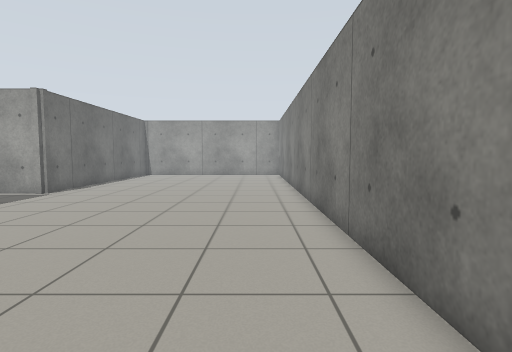
View 1 (above)

16 first-person views from a walk through a world built for the Gazebo simulator. The camera is 0.94 m above the floor, tilts 4° down and sees 80° across. The floor is counted in squares, 0.5 m on a side. Each view is taken from the middle of a square. On the plan, view 1 faces up. The plan holds only what a view shows up to about 16 squares ahead; the rest is blank. The place goes on beyond the plan.

View 2
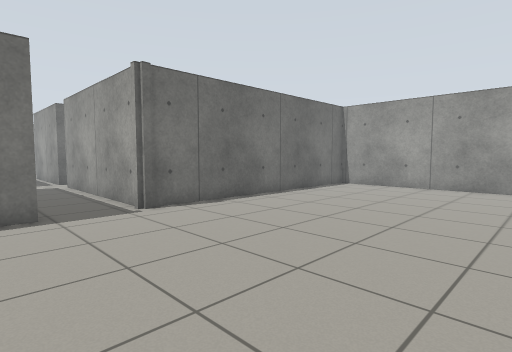

View 3
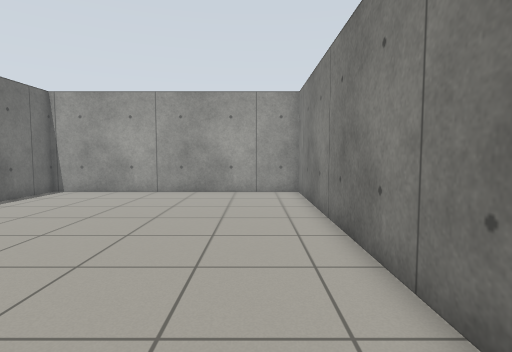

View 4
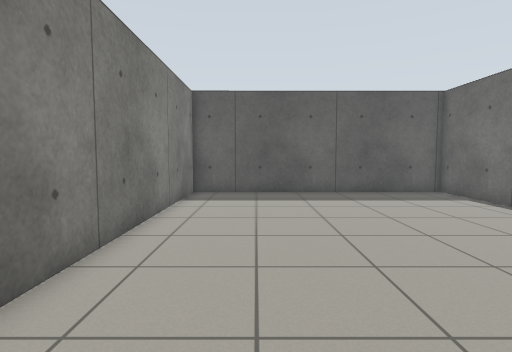

View 5
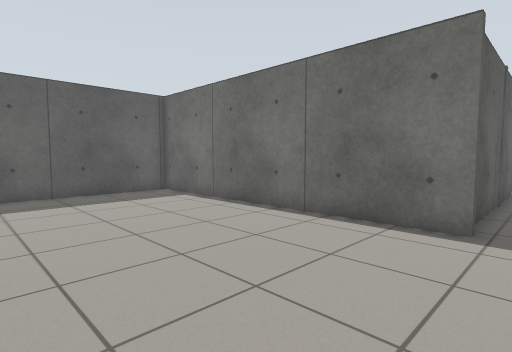

View 6
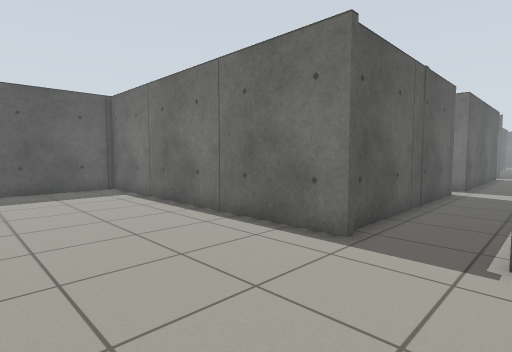

View 7
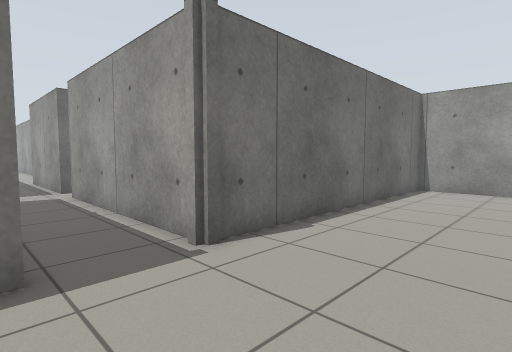

View 8
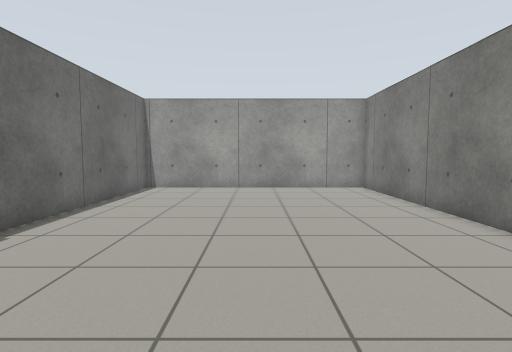

View 9
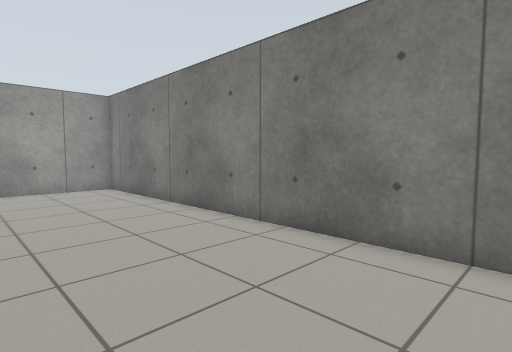

View 10
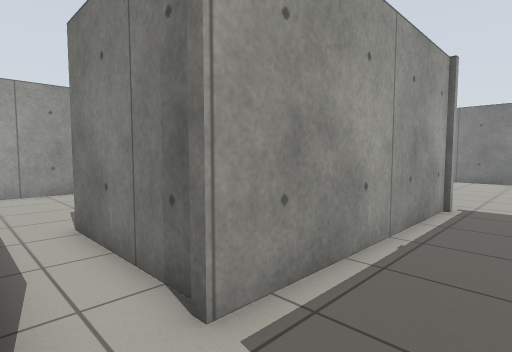

View 11
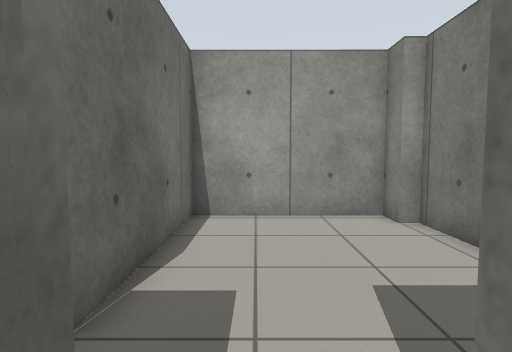

View 12
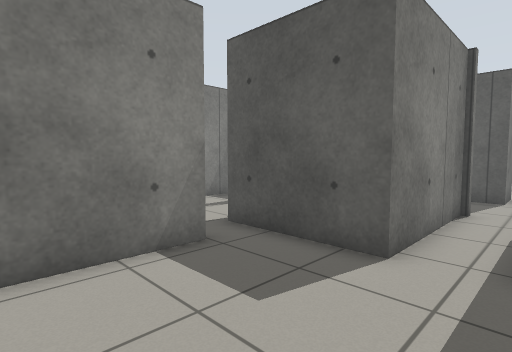

View 13
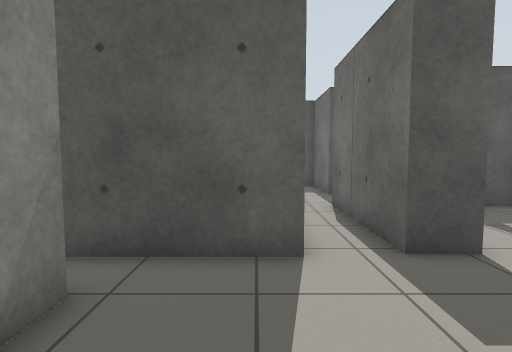

View 14
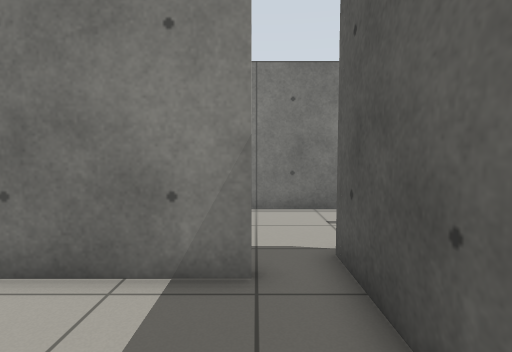

View 15
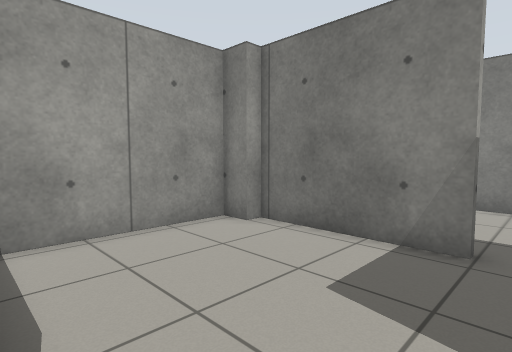

View 16
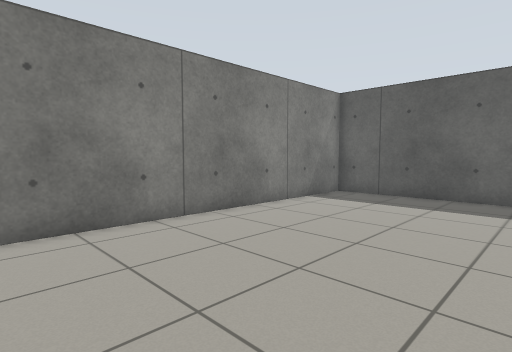

### Floor plan
Points are (right, up) in squares from view 1. A wall is a line through its corners. A room is listed if a view was taken in it or the views show most of it. See-through windows are left out.
Room 1 (views 1, 2, 3, 4, 5, 6, 7, 8, 9, 10, 16)
walls: (-10.1, 14.5) (-10.6, 14.5); (-10.3, 11.7) (-10.3, -2.2) (2.2, -2.2) (2.2, 28.3) (-10.3, 28.3) (-10.3, 15); (-10.5, 14.7) (-19.9, 14.7); (-20.6, 11.4) (-10.9, 11.5); (-21.9, 14.7) (-24.1, 14.7); (-23.5, 11.6) (-22.4, 11.6)
ways out: opening at (-21, 14) to room 2
Room 2 (views 11, 12, 13, 14, 15)
walls: (-16.5, 22) (-16.5, 27.3) (-17.1, 27.3) (-17.1, 28.3) (-23, 28.4) (-23, 22.1); (-23.4, 20.3) (-21.8, 20.3) (-21.9, 14.7); (-19.9, 14.7) (-19.9, 20.5) (-15.4, 20.5)
ways out: opening at (-21, 14) to room 1; opening at (-23, 21.5); gap at (-16, 22)

Positions as (right, up) in squares from view 1, and headings:
1: (0, 0), facing up
2: (0, 10), facing up-left
3: (0, 13), facing up
4: (-1, 13), facing down
5: (-2, 13), facing down-left
6: (-4, 15), facing down-left
7: (-5, 11), facing up-left
8: (-4, 11), facing up
9: (-4, 11), facing up-right
10: (-22, 12), facing up-right
11: (-21, 19), facing up
12: (-22, 26), facing down-right
13: (-19, 26), facing down
14: (-21, 22), facing right
15: (-23, 21), facing up-right
16: (-6, 12), facing down-right
